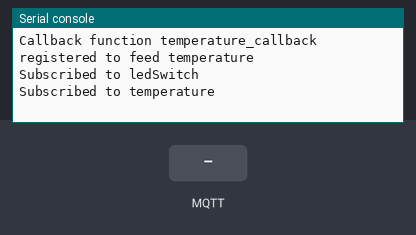
Simulated run of this program. Board: ESP32 board running MicroPython. On the bench: the last lines printed to the serial console. Inputs (shaded band) come from the test bench. WiFi joins after 1.5 s; no MQTT or app messages arrive unless stated; threads take turns every 2 ms.

Above: at 3.3 s.
3.4 s: MQTT message "1" arrives on the first subscribed topic
At 4.2 s:
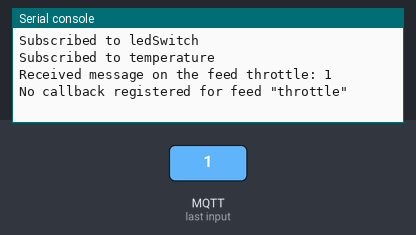
4.9 s: MQTT message "on" arrives on the first subscribed topic
At 5.5 s:
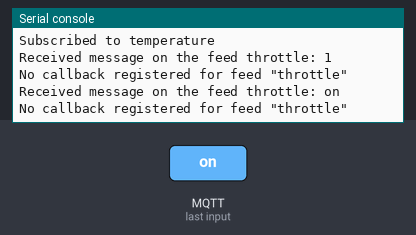
6.4 s: MQTT message "off" arrives on the first subscribed topic
At 8.0 s:
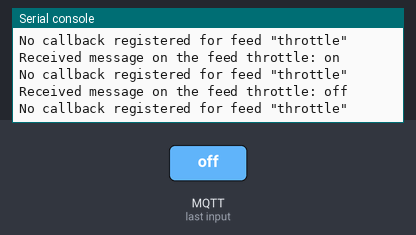

Measured:
- after the input at 3.4 s, the serial console: prints a new line after 0.06 s (image 1)
- after the input at 4.9 s, the serial console: prints a new line after 0.06 s (image 2)
- after the input at 6.4 s, the serial console: prints a new line after 0.07 s (image 3)

The program:

AIO_Micropython_Test.py
```python
# this test uses the ESP32 led for the led_callback function, change the pin that is switched in it to change it to your microprocessor
from AIO_Micropython import AIO_MP
from machine import Pin
wifi_ssid='*wifi name*'
wifi_password='*wifi password*'
aio_username='*aio username*'
aio_key='*aio key*'
client_id='*client id, name it whatever you want*' # this is optional
aio=AIO_MP(wifi_ssid,wifi_password,aio_username,aio_key,client_id)


aio.connect_to_internet()
def led_callback(msg):
    if msg is "ON":
        Pin(2,Pin.OUT).value(1)
    else:
        Pin(2,Pin.OUT).value(0)
# I made this test when I was still making the library, so the temperature feed was just connected to a slider
def temperature_callback(msg):
    temperature = float(msg)
    if temperature<=20:
        aio.write_feed("temperaturemessage",f"Today it'll be {temperature} degrees, put a jacket on")
    else:
        aio.write_feed("temperaturemessage",f"Today it'll be {temperature} degrees, it'll be a nice day today")

aio.register_callback("ledSwitch",led_callback)
aio.register_callback("temperature",temperature_callback)
aio.subscribe_feed("ledSwitch")
aio.subscribe_feed("temperature")

aio.read_feed()
```

AIO_Micropython.py
```python
import network
import time
from umqtt.simple import MQTTClient
import _thread

class AIO_MP:
    def __init__(self,ssid,password,aio_username,aio_key,client_id="ESP32"):
        # Wifi credentials
        self.ssid=ssid
        self.password=password
        # Adafruit IO credentials
        self.aio_username=aio_username
        self.aio_key=aio_key
        # MQTT client settings
        self.BROKER="io.adafruit.com"
        self.CLIENT_ID=client_id
        self.callbacks={}
        self.throttle=0

    def connect_to_internet(self):
        # Connecting to wifi
        self.wlan = network.WLAN(network.STA_IF)
        self.wlan.active(True)
        self.wlan.connect(self.ssid, self.password)
        print("Connecting to WiFi...", end="")
        while not self.wlan.isconnected():
            time.sleep(1)
            print(".", end="")
        print("\nConnected to WiFi!")
        print("IP Address:", self.wlan.ifconfig()[0])
        # Connect to Adafruit IO
        self.client = MQTTClient(self.CLIENT_ID,self.BROKER, user=self.aio_username, password=self.aio_key)
        def def_callback(topic,msg):
            feed_name=topic.decode('utf-8').split("/")[-1]
            message=msg.decode('utf-8')
            if feed_name is "throttle":
                l=message.replace(f'{self.aio_username} ','')
                for char in l:
                    if not char.isdigit():
                        l=l.replace(char,'')
                print(f'You have reached the data rate limit, going to sleep for {l} seconds')
                self.throttle=1
                time.sleep(int(l)+1)
                print("Throttle has stopped")
                self.throttle=0
            elif feed_name is "error":
                print("There was an error:")
                print(message)
            else:
                print(f'Received message on the feed {feed_name}: {message}')
                if feed_name in self.callbacks:
                    self.callbacks[feed_name](message)
                else:
                    print(f'No callback registered for feed "{feed_name}"')
        self.client.set_callback(def_callback)  # Set the callback for received messages
        self.client.connect()
        print("Connected to Adafruit IO!")
        self.client.subscribe(f"{self.aio_username}/throttle")


    def subscribe_feed(self,feed_name):
        if self.client:
            self.client.subscribe(f"{self.aio_username}/feeds/{feed_name}")
            print(f'Subscribed to {feed_name}')
        else:
            print("Erro: Not connected to Adafruit IO")

    def register_callback(self,feed_name:str,callback):
        self.callbacks[feed_name]=callback
        print(f'Callback function {callback.__name__} registered to feed {feed_name}')

    def write_feed(self,feed_name,msg):
        if self.client:
            self.client.publish(f'{self.aio_username}/feeds/{feed_name}',str(msg))
        else:
            print("Error: Not connected to Adafruit IO")

    def read_feed(self):
        def check_messages():
            while True:
                if self.throttle==0:
                    try:
                        self.client.check_msg()
                        time.sleep(0.1)
                    except Exception as e:
                        print(f'Reading feeds failed with the error:')
                        print(f'{type(e).__name__}: {e}')
                        time.sleep(5)
        _thread.start_new_thread(check_messages,())
```
